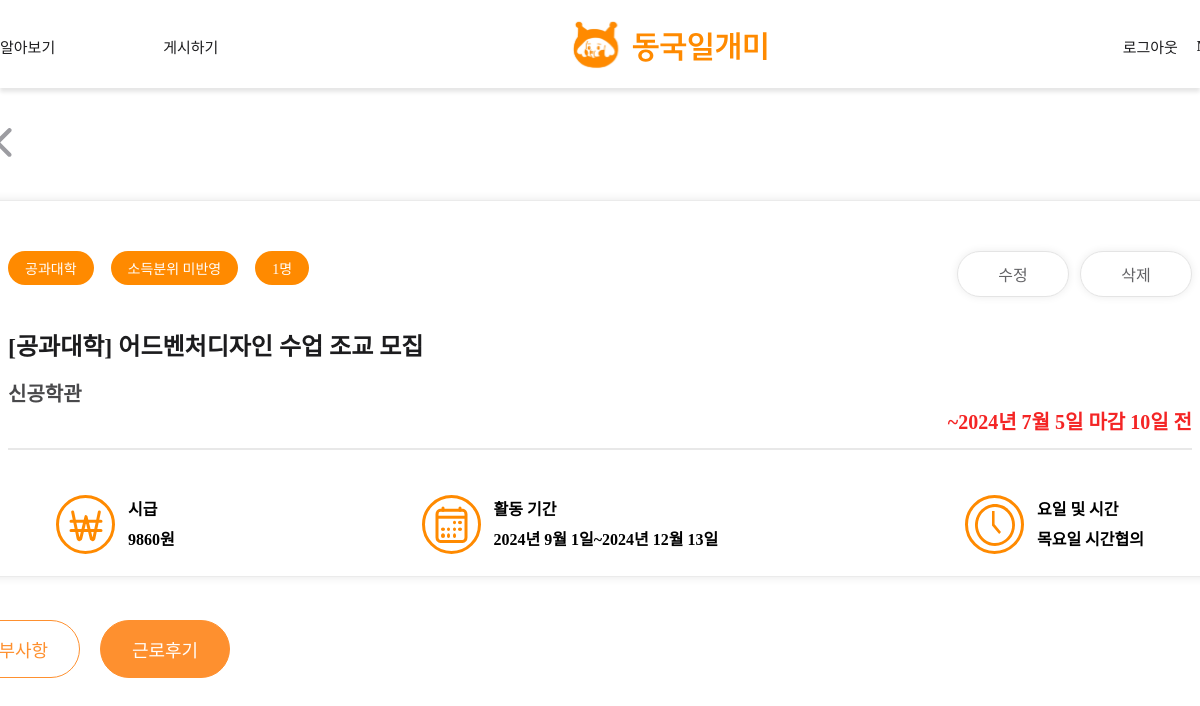
The app's page /post-detail-review/34 (signed in), older data.
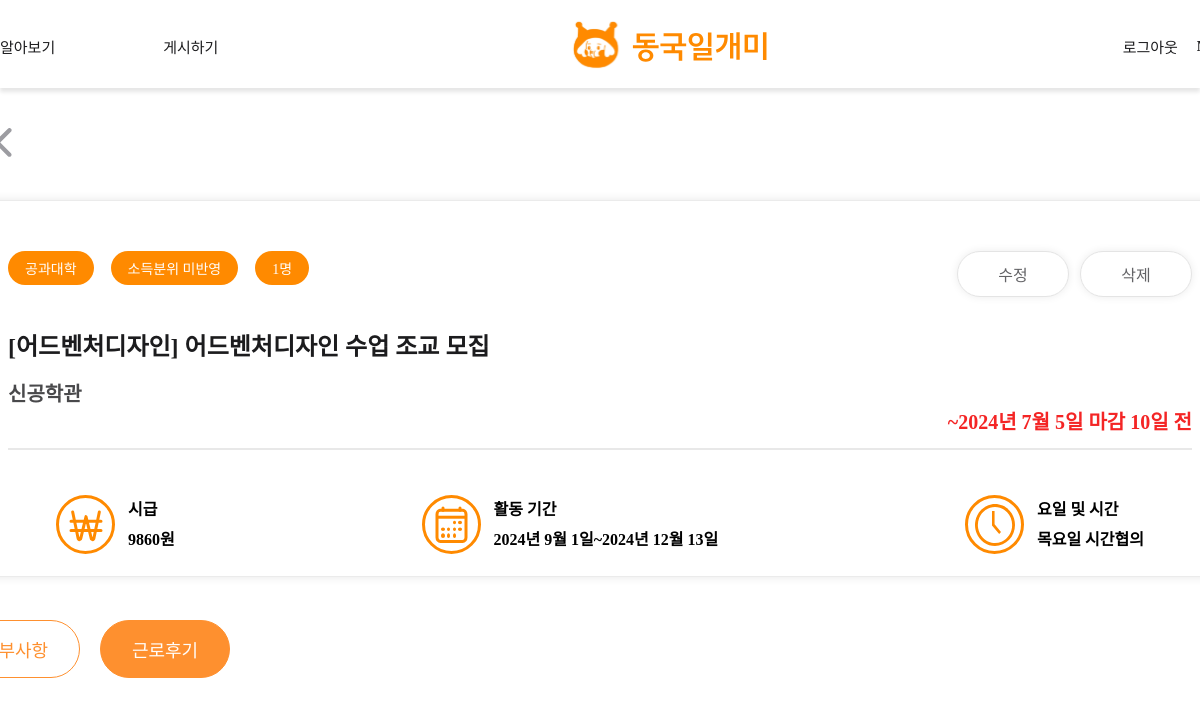
The same page, newer data.
### main/models.py (models this page shows, shortened)
class Post(models.Model):
    writer = models.ForeignKey(User, null=False, blank=False, on_delete=models.CASCADE)
    title = models.CharField(max_length=50)
    organization = models.CharField(max_length=50, null=True)
    department = models.CharField(max_length=50, null=True)
    is_income_bracket = models.PositiveIntegerField(null=False, default=0) #boolean
    start_date = models.DateField(null=True)
    end_date = models.DateField(null=True)
    deadline = models.DateField(null=True)
    day_left = models.IntegerField(null=True)
    place = models.CharField(max_length=50, blank=False)
    time = models.TextField(null=False)
    recruitment = models.PositiveIntegerField(default=0)
    wage = models.PositiveIntegerField(null=True, default=0)
    body = models.TextField()
    file = models.ImageField(upload_to="post/", blank=True, null=True)
    pub_date = models.DateTimeField()
    scrap = models.ManyToManyField(User, related_name='scraped', blank=True, default=None)
    scrap_count = models.PositiveIntegerField(default=0)
    applicated_count = models.PositiveIntegerField(default=0)

### main/views.py (the view)
# urls.py: path('post-detail-review/<int:post_id>', post_detail_review, name="post-detail-review"),
def post_detail_review(request, post_id):
    if request.user.is_authenticated:
        post = get_object_or_404(Post, pk=post_id)
        applications = post.applications.all()
        applied_users = [application.writer for application in applications]
        reviews = Review.objects.filter(organization=post.organization)
        return render(request, 'main/post_detail_review.html', {'post':post,'applied_users': applied_users, 'reviews':reviews})
    return redirect('accounts:login')

### main/templates/main/post_detail_review.html (shortened to what this page needs)
{% extends 'base.html' %}
{% load static %}
{% block content %}
<link
    rel="stylesheet"
    type="text/css"
    href="{% static 'css/main/post_detail.css'%}"
/>
<div class="detailpageScreen">
    <div class="backBtn">
        <a href="javascript:history.back()" class="backBtnAtag">
            <img src="{% static 'images/icons/back.svg' %}" />
        </a>
    </div>
    <div class="detailpageFrame">
        <div class="detailBox1">
            <div class="box1Frame">
                <div class="box1TopFrame">
                    <div class="box1IndexFrame">
                        <div class="box1Index"><span class="box1IndexText">{{post.department}}</span></div>
                        <div class="box1Index">
                            {% if post.is_income_bracket == 0 %}
                                <span class="box1IndexText">소득분위 미반영</span>
                            {% elif post.is_income_bracket == 1 %}
                                <span class="box1IndexText">소득분위 반영</span>
                            {% endif %}
                        </div>
                        <div class="box1Index"><span class="box1IndexText">{{ post.recruitment }}명</span></div>
                    </div>
                    {% if post.writer == user %}
                        <div class="box1EditFrame">
                            <a href="{% url 'main:post-edit' id=post.id %}" class="box1Btn" id="EditBtn">수정</a>
                            <a href="{% url 'main:post-delete' id=post.id %}" class="box1Btn" id="DeleteBtn">삭제</a>
                        </div>
                    {% endif %}
                </div>
                <div class="box1Content1Frame">
                    <div class="box1TitleFrame">
                        <div class="box1Title">[{{post.organization}}] {{ post.title }}</div>
                        <div class="box1organization">{{post.place}}</div>
                    </div>
                    <div class="deadlineFrame">
                        {% if post.day_left >= 0 %}
                            <div class="deadline">~{{post.deadline}} 마감 {{post.day_left}}일 전</div>
                        {% else %}
                            <div class="deadline">모집마감</div>
                        {% endif %}
                        <div class="box1line"></div>
                    </div>
                    <div class="box1etcFrame">
                        <div class="etcWage">
                            <img src="{% static 'images/icons/money.svg' %}" />
                            <div class="etcText">시급<br>{{ post.wage }}원</div>
                        </div>
                        <div class="etcDate">
                            <img src="{% static 'images/icons/period.svg' %}" />
                            <div class="etcText">활동 기간<br>{{post.start_date}}~{{post.end_date}}</div>
                        </div>
                        <div class="etcTime">
                            <img src="{% static 'images/icons/date.svg' %}" />
                            <div class="etcText">요일 및 시간
                                <br>
                                {{post.time}}
                            </div>
                        </div>
                    </div>
                </div>
            </div>
        </div>
        <div class="detailBox2Frame">
            <div class="index">
                <a href="{% url 'main:post-detail' post.id %}">
                    <button class="indexB" id="detail" >세부사항</button>
                </a>
                <a href="{% url 'main:post-detail-review' post.id %}">
                    <button class="indexB" id="review" style="background-color: #FE902F; color: #FFFDFB;">근로후기</button>
                </a>
            </div>
        </div>
    </div>
</div>
{% endblock %}

Row changes from the older to the newer data that the page shows:
changed Post "어드벤처디자인 수업 조교 모집": organization "공과대학" → "어드벤처디자인"
